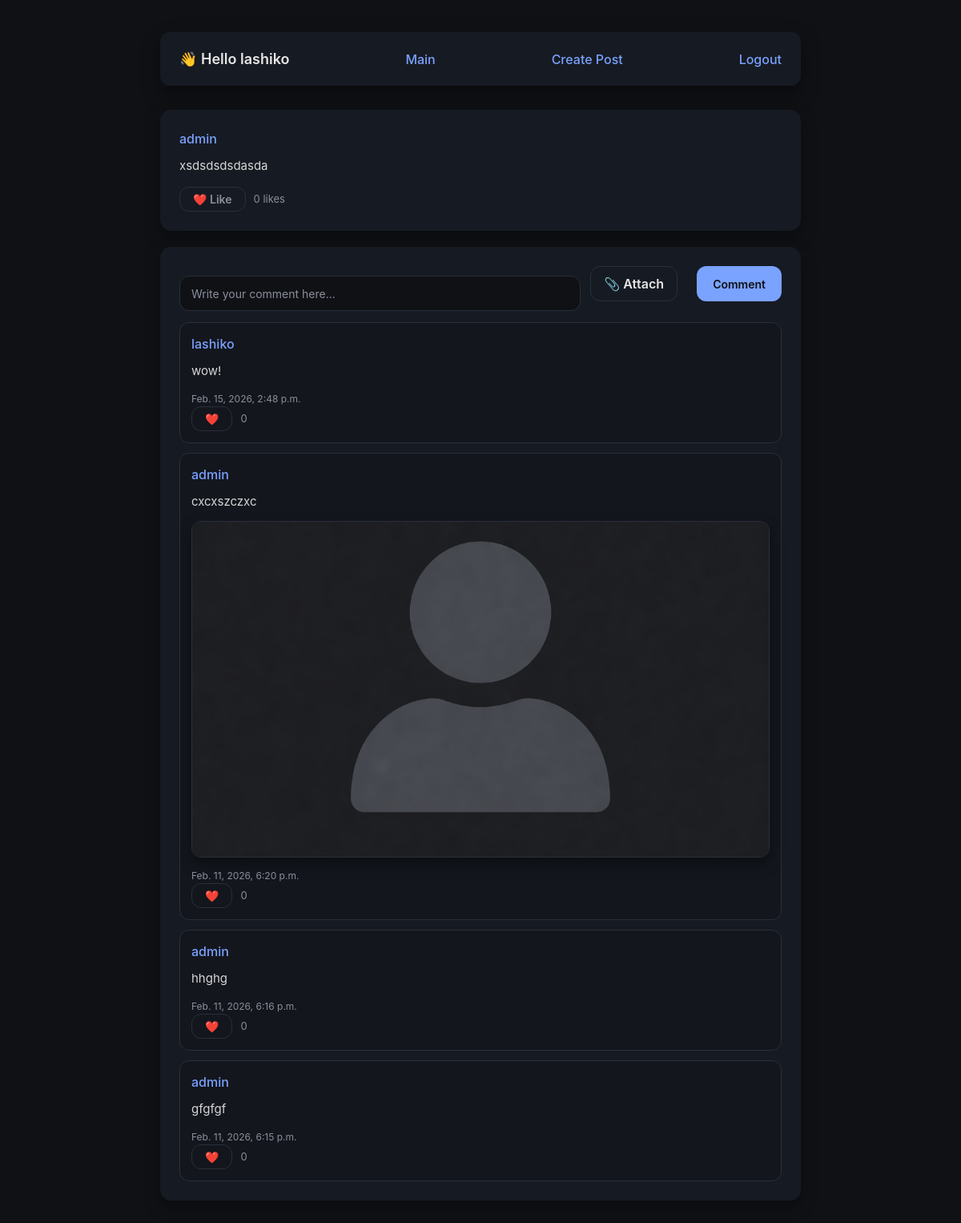
/post/5 (signed in), run on the app's committed database.
### blog/models.py (models this page shows, shortened)
class Post(models.Model):
    text = models.TextField()
    author = models.ForeignKey(user_model, on_delete=models.CASCADE)
    time_date = models.DateTimeField(auto_now_add=True)
    file = models.FileField(upload_to="photos/", blank=True, null=True)

class Comment(models.Model):
    post = models.ForeignKey(Post, on_delete=models.CASCADE)
    author = models.ForeignKey(user_model, on_delete=models.CASCADE)
    text = models.TextField()
    created_at = models.DateTimeField(auto_now_add=True)
    file = models.FileField(upload_to='posts/', null=True, blank=True)
    def likes_count(self):
        return CommentLike.objects.filter(comment=self).count()

### blog/views.py (the view)
# urls.py: path('post/<int:postid>', view_post),
def view_post(request, postid):
    post = get_object_or_404(Post, pk=postid)
    if request.user.is_authenticated:
        Views.objects.get_or_create(post=post, follower=request.user)
    context = {
        'post': post,
        'comments': Comment.objects.filter(post=post).order_by("-pk"),
        'user_liked': PostLike.objects.filter(post=post, author=request.user).exists()
    }
    return render(request, 'post.html', context)

### templates/post.html (shortened to what this page needs)
{% extends 'parts/base_main.html' %}
{% block content %}
    <div class="header">
        {% if user.is_authenticated %}
            <h3>👋 Hello {{ user.username }}</h3>
            <a href="/">Main</a>
            <a href="/user/create_post">Create Post</a>
            <a href="/logout/">Logout</a>
        {% else %}
            <a href="/Main/">Main</a>
            <a href="/login/">Login</a>
            <a href="/logout/">Logout</a>
        {% endif %}
    </div>
{% if post %}
<div class="post">
    <div class="post-author">
        <a href="/user/{{ post.author.pk }}">{{ post.author.username }}</a>
    </div>
    <div class="post-text">
        {{ post.text }}
    </div>
    <div class="post-actions">
        <form method="post" action="/post/{{ post.pk }}/like/" class="like-form">
            <button type="submit" class="like-btn {% if user_liked %}liked{% endif %}">
                ❤️ Like
            </button>
            <span class="like-count">
                {{ post.likes.count }} likes
            </span>
        </form>
    </div>
</div>
<div class="post">
    <form method="post" action="/post/{{ post.pk }}/comment/" class="comment-form" enctype="multipart/form-data">
    <input type="text" class="comment" name="text" placeholder="Write your comment here...">
    <label class="attach-btn">
        📎 Attach
    </label>
    <button type="submit" class="btn">Comment</button>
    </form>
    {% for comment in comments %}
        <div class="comment">
            <div class="post-author">
                <a href="/user/{{ comment.author.pk }}">
                    {{ comment.author.username }}
                </a>
            </div>
            <div class="post-text">
                {{ comment.text }}
                {% if comment.file %}
                    {% with comment.file.url|lower as url %}
                        {% if ".mp4" in url or ".webm" in url or ".mov" in url %}
                            <video controls width="60%" class="post-media">
                                <source src="{{ comment.file.url }}">
                            </video>
                        {% else %}
                            <img src="{{ comment.file.url }}" alt="" width="60%" class="post-media">
                        {% endif %}
                    {% endwith %}
                {% endif %}
            </div>
            <div class="post-date">
                {{ comment.created_at }}
            </div>
            <div class="comment-actions">
                <form method="post" action="/comment/{{ comment.pk }}/like/" class="like-form">
                    <button type="submit"
                            class="like-btn {% if comment.user_liked %}liked{% endif %}">
                        ❤️
                    </button>
                    <span class="like-count">
                        {{ comment.likes_count }}
                    </span>
                </form>
            </div>
        </div>
    {% endfor %}
</div>
{% else %}
    <div class="empty">
        Post not found
    </div>
{% endif %}
{% endblock %}

### templates/parts/base_main.html (style rules this page uses)
* { box-sizing: border-box; margin: 0; padding: 0; font-family: -apple-system, BlinkMacSystemFont, "Segoe UI", Roboto, sans-serif; }
body { background-color: #0f1115; color: #e6e6e6; padding: 40px; line-height: 1.5; }
a { color: #7aa2ff; text-decoration: none; font-weight: 500; }
.header { background: #161a22; border-radius: 12px; padding: 20px 24px; margin-bottom: 30px; display: flex; justify-content: space-between; align-items: center; box-shadow: 0 10px 25px rgba(0,0,0,0.4); }
.header h3 { font-size: 18px; font-weight: 600; }
.btn { padding: 10px 18px; border-radius: 12px; font-size: 14px; font-weight: 600; cursor: pointer; border: none; transition: background 0.2s ease, color 0.2s ease, transform 0.2s ease; }
.post { background: #161a22; border-radius: 14px; padding: 24px; margin-bottom: 20px; box-shadow: 0 8px 20px rgba(0,0,0,0.35); transition: transform 0.2s ease, box-shadow 0.2s ease; }
.comment { background: rgba(15, 17, 21, 0.35); border: 1px solid #2a2f3a; border-radius: 12px; padding: 14px; margin-top: 12px; box-shadow: none; transition: transform 0.2s ease, border-color 0.2s ease; }
.post-media { width: 100%; max-width: 100%; max-height: 420px; display: block; margin-top: 12px; margin-bottom: 12px; border-radius: 12px; background: #0f1115; border: 1px solid #2a2f3a; object-fit: cover; box-shadow: 0 8px 18px rgba(0,0,0,0.35); }
.attach-btn { height:44px; padding:0 16px; display:flex; align-items:center; border-radius:12px; border:1px solid #2a2f3a; background:#161a22; color:#e6e6e6; font-weight:600; cursor:pointer; transition:all 0.2s ease; white-space:nowrap; }
.post-author { font-size: 16px; font-weight: 600; color: #ffffff; margin-bottom: 10px; }
.post-text { font-size: 15px; line-height: 1.6; color: #d6d6d6; margin-bottom: 14px; }
.post-date { font-size: 12px; color: #8b8f9b; }
.comment-form { display: flex; gap: 12px; align-items: stretch; margin-bottom: 14px; }
.comment-form .comment { flex: 1; height: 44px; padding: 12px 14px; border-radius: 12px; border: 1px solid #2a2f3a; background: #0f1115; color: #ffffff; font-size: 14px; }
.comment-form .comment::placeholder { color: #8b8f9b; }
.comment-form .btn { height: 44px; padding: 0 20px; border-radius: 12px; background: #7aa2ff; color: #0f1115; font-size: 14px; font-weight: 600; border: none; white-space: nowrap; }
.post-actions { margin-top: 12px; }
.like-form { display: flex; align-items: center; gap: 10px; }
.like-btn { background: transparent; border: 1px solid #2a2f3a; color: #8b8f9b; padding: 6px 16px; border-radius: 12px; font-size: 14px; font-weight: 600; cursor: pointer; transition: all 0.2s ease; }
.like-count { font-size: 13px; color: #8b8f9b; }

### data on the page
Post: author.username "admin", text "xsdsdsdsdasda", likes.count "0"
Comment: author.username "lashiko", text "wow!", created_at "Feb. 15, 2026, 2:48 p.m.", likes_count "0"
Comment: author.username "admin", text "cxcxszczxc", file (picture), created_at "Feb. 11, 2026, 6:20 p.m.", likes_count "0"
Comment: author.username "admin", text "hhghg", created_at "Feb. 11, 2026, 6:16 p.m.", likes_count "0"
Comment: author.username "admin", text "gfgfgf", created_at "Feb. 11, 2026, 6:15 p.m.", likes_count "0"

### other printed values
{{ user.username }} "lashiko"
